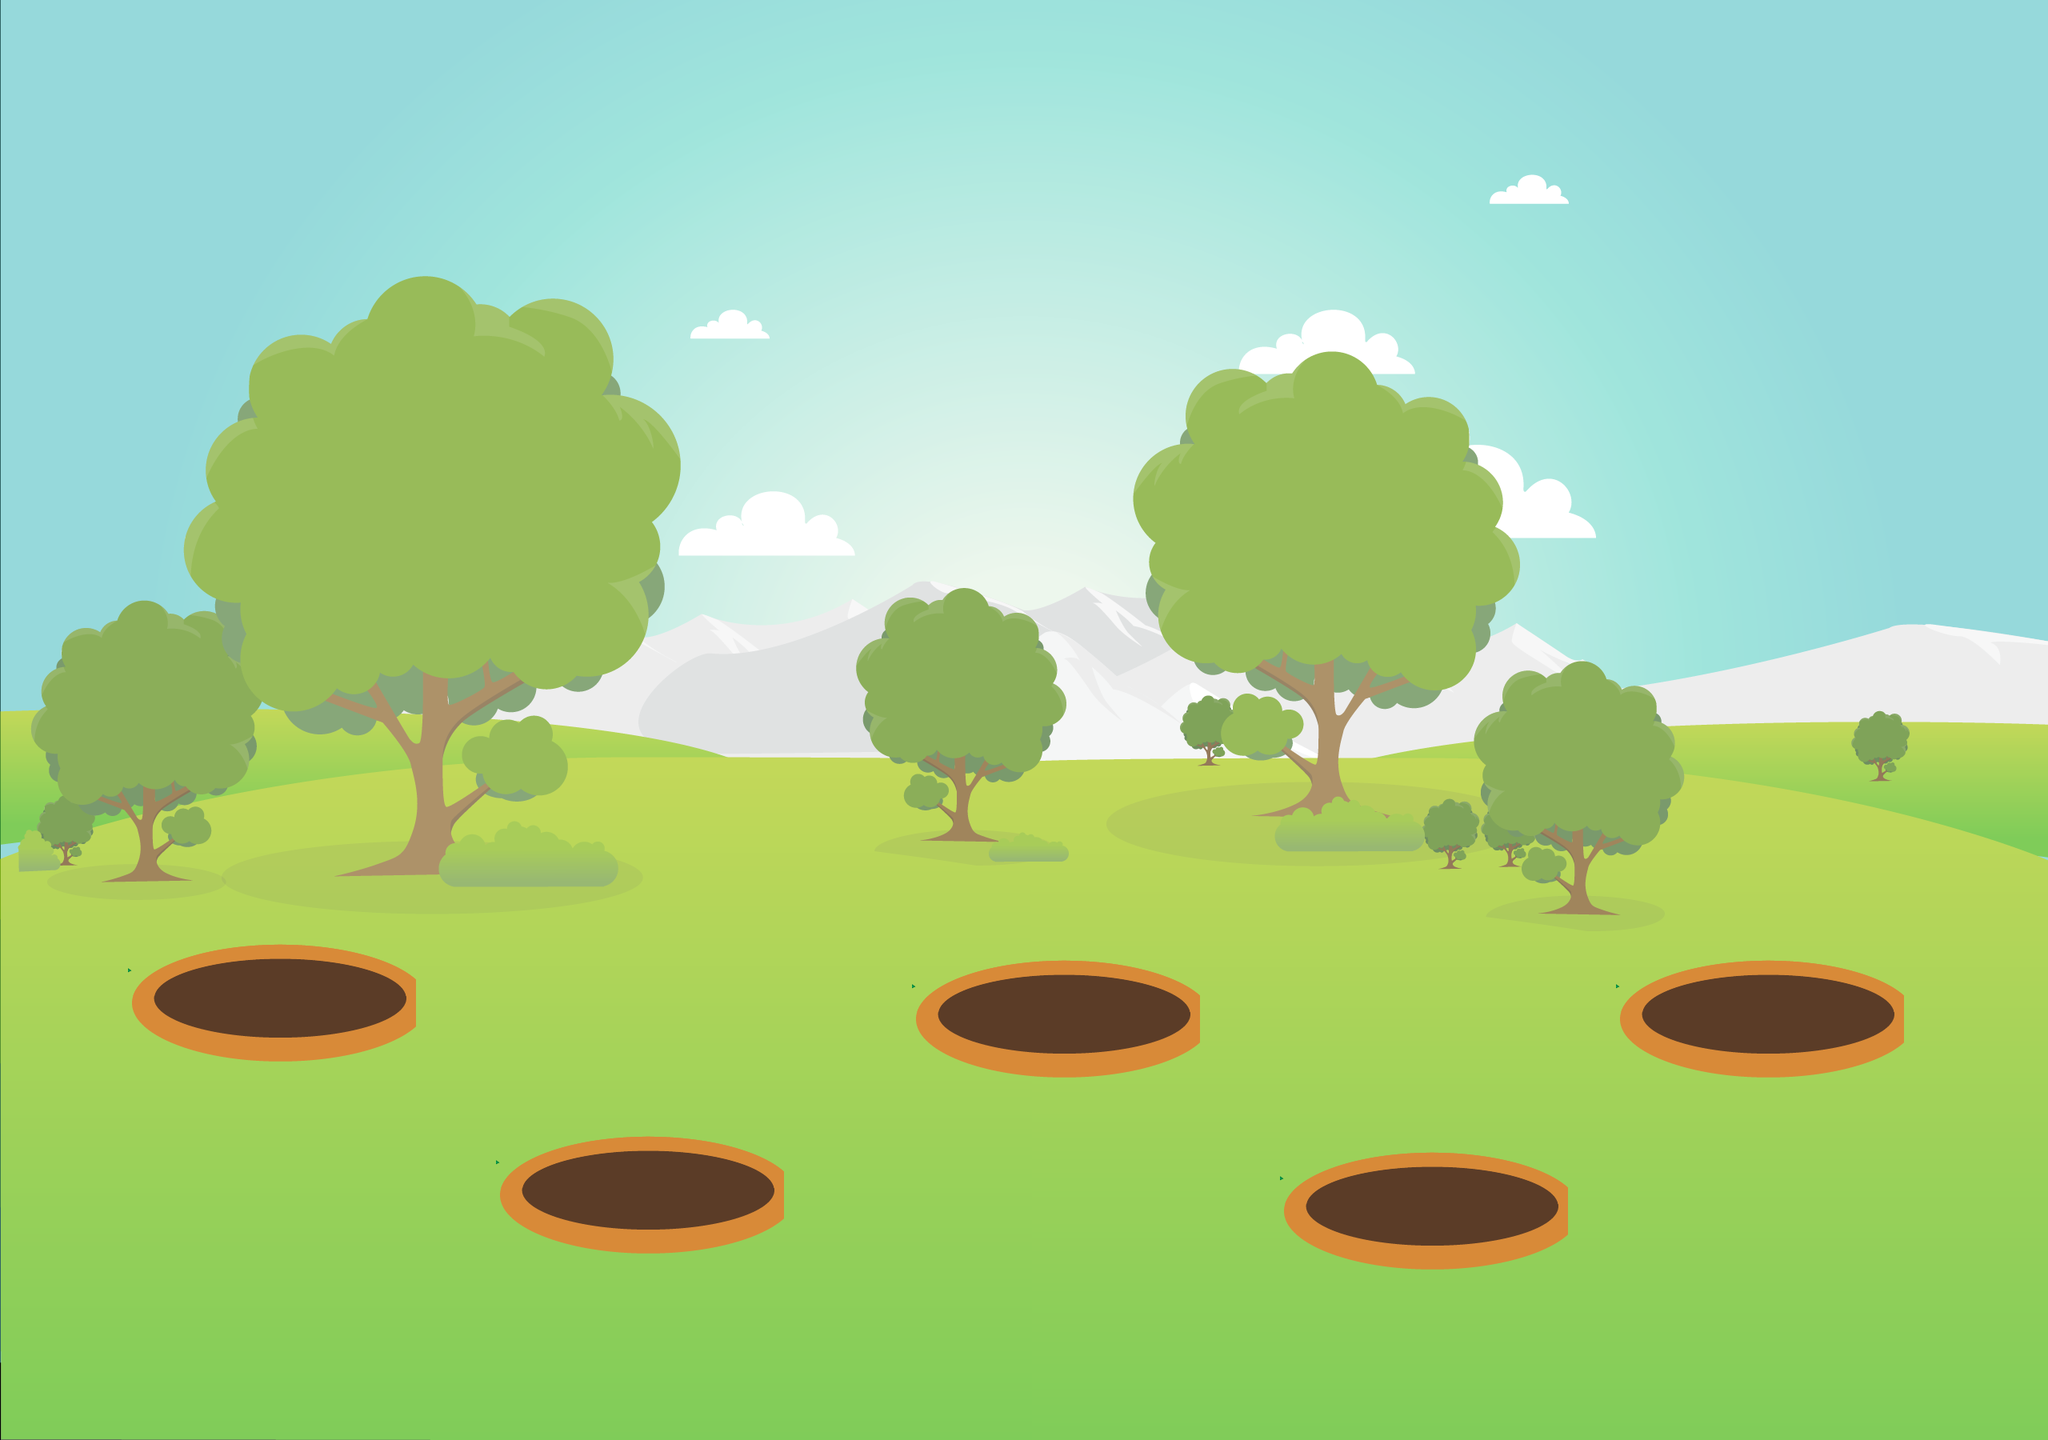

This is a level from a 2D game, rendered from its Tiled map with the project's own tilesets. A one-line summary and the map file follow, with tile-layer data summarised:
An orthogonal 128x90 tile map with 20x20 px tiles, 2 tile layers (Tile Layer 1, Tile Layer 2), 1 hidden layer not drawn.

<map version="1.0" orientation="orthogonal" renderorder="right-up" width="128" height="90" tilewidth="20" tileheight="20" nextobjectid="1">
 <tileset firstgid="1" name="play5" tilewidth="20" tileheight="20" tilecount="15660" columns="174">
  <image source="play5.png" width="3496" height="1808" />
 </tileset>
 <layer name="Tile Layer 1" width="128" height="90">
  <data>[11520 cells, 11520 non-empty, 11520 distinct tile ids]</data>
 </layer>
 <layer name="Tile Layer 2" width="128" height="90">
  <data>[11520 cells, 720 non-empty, 144 distinct tile ids]</data>
 </layer>
 <layer name="Tile Layer 3" width="128" height="90" visible="0">
  <data>[11520 cells, 1678 non-empty, 336 distinct tile ids]</data>
 </layer>
</map>
